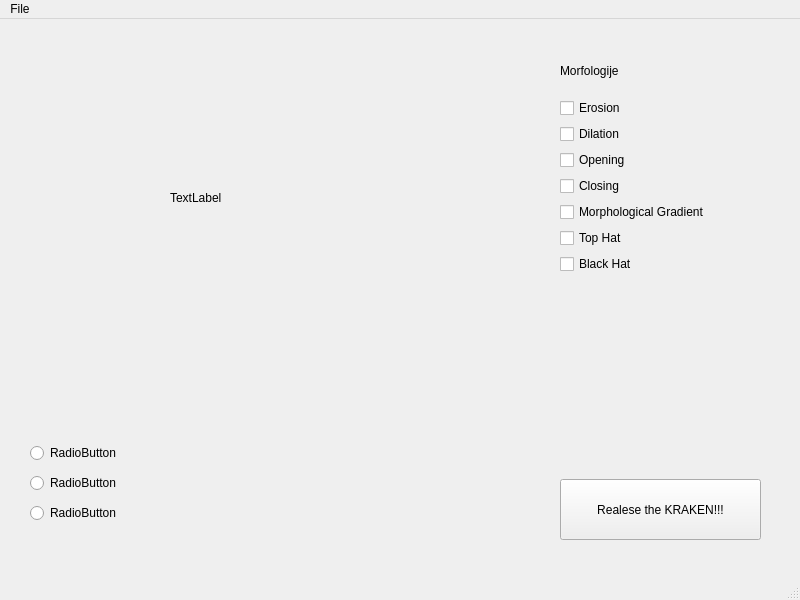
<?xml version="1.0" encoding="UTF-8"?>
<ui version="4.0">
 <class>VizijaProjekat</class>
 <widget class="QMainWindow" name="VizijaProjekat">
  <property name="geometry">
   <rect>
    <x>0</x>
    <y>0</y>
    <width>800</width>
    <height>600</height>
   </rect>
  </property>
  <property name="windowTitle">
   <string>MainWindow</string>
  </property>
  <widget class="QWidget" name="centralwidget">
   <widget class="QPushButton" name="pushButton">
    <property name="geometry">
     <rect>
      <x>560</x>
      <y>460</y>
      <width>201</width>
      <height>61</height>
     </rect>
    </property>
    <property name="text">
     <string>Realese the KRAKEN!!!</string>
    </property>
   </widget>
   <widget class="QLabel" name="label_2">
    <property name="geometry">
     <rect>
      <x>170</x>
      <y>170</y>
      <width>68</width>
      <height>17</height>
     </rect>
    </property>
    <property name="text">
     <string>TextLabel</string>
    </property>
   </widget>
   <widget class="QWidget" name="">
    <property name="geometry">
     <rect>
      <x>30</x>
      <y>420</y>
      <width>119</width>
      <height>88</height>
     </rect>
    </property>
    <layout class="QVBoxLayout" name="verticalLayout_4">
     <item>
      <layout class="QVBoxLayout" name="verticalLayout_2"/>
     </item>
     <item>
      <widget class="QRadioButton" name="radioButton">
       <property name="text">
        <string>RadioButton</string>
       </property>
       <attribute name="buttonGroup">
        <string notr="true">buttonGroup</string>
       </attribute>
      </widget>
     </item>
     <item>
      <widget class="QRadioButton" name="radioButton_2">
       <property name="text">
        <string>RadioButton</string>
       </property>
       <attribute name="buttonGroup">
        <string notr="true">buttonGroup</string>
       </attribute>
      </widget>
     </item>
     <item>
      <widget class="QRadioButton" name="radioButton_3">
       <property name="text">
        <string>RadioButton</string>
       </property>
       <attribute name="buttonGroup">
        <string notr="true">buttonGroup</string>
       </attribute>
      </widget>
     </item>
    </layout>
   </widget>
   <widget class="QWidget" name="">
    <property name="geometry">
     <rect>
      <x>560</x>
      <y>30</y>
      <width>196</width>
      <height>225</height>
     </rect>
    </property>
    <layout class="QVBoxLayout" name="verticalLayout_5">
     <item>
      <widget class="QLabel" name="label">
       <property name="text">
        <string>Morfologije</string>
       </property>
      </widget>
     </item>
     <item>
      <layout class="QVBoxLayout" name="verticalLayout_3">
       <item>
        <layout class="QVBoxLayout" name="verticalLayout"/>
       </item>
       <item>
        <widget class="QCheckBox" name="checkBox">
         <property name="text">
          <string>Erosion</string>
         </property>
         <attribute name="buttonGroup">
          <string notr="true">buttonGroup_2</string>
         </attribute>
        </widget>
       </item>
       <item>
        <widget class="QCheckBox" name="checkBox_2">
         <property name="text">
          <string>Dilation</string>
         </property>
         <attribute name="buttonGroup">
          <string notr="true">buttonGroup_2</string>
         </attribute>
        </widget>
       </item>
       <item>
        <widget class="QCheckBox" name="checkBox_3">
         <property name="text">
          <string>Opening</string>
         </property>
         <attribute name="buttonGroup">
          <string notr="true">buttonGroup_2</string>
         </attribute>
        </widget>
       </item>
       <item>
        <widget class="QCheckBox" name="checkBox_4">
         <property name="text">
          <string>Closing</string>
         </property>
         <attribute name="buttonGroup">
          <string notr="true">buttonGroup_2</string>
         </attribute>
        </widget>
       </item>
       <item>
        <widget class="QCheckBox" name="checkBox_6">
         <property name="text">
          <string>Morphological Gradient</string>
         </property>
         <attribute name="buttonGroup">
          <string notr="true">buttonGroup_2</string>
         </attribute>
        </widget>
       </item>
       <item>
        <widget class="QCheckBox" name="checkBox_8">
         <property name="text">
          <string>Top Hat</string>
         </property>
         <attribute name="buttonGroup">
          <string notr="true">buttonGroup_2</string>
         </attribute>
        </widget>
       </item>
       <item>
        <widget class="QCheckBox" name="checkBox_5">
         <property name="text">
          <string>Black Hat</string>
         </property>
         <attribute name="buttonGroup">
          <string notr="true">buttonGroup_2</string>
         </attribute>
        </widget>
       </item>
      </layout>
     </item>
    </layout>
   </widget>
   <zorder>checkBox</zorder>
   <zorder>checkBox_2</zorder>
   <zorder>checkBox_3</zorder>
   <zorder>checkBox_4</zorder>
   <zorder>checkBox_5</zorder>
   <zorder>checkBox_6</zorder>
   <zorder>checkBox_8</zorder>
   <zorder>pushButton</zorder>
   <zorder>radioButton</zorder>
   <zorder>radioButton_2</zorder>
   <zorder>radioButton_3</zorder>
   <zorder>verticalLayoutWidget</zorder>
   <zorder>verticalLayoutWidget_2</zorder>
   <zorder>checkBox_6</zorder>
   <zorder>label</zorder>
   <zorder>label_2</zorder>
  </widget>
  <widget class="QMenuBar" name="menubar">
   <property name="geometry">
    <rect>
     <x>0</x>
     <y>0</y>
     <width>800</width>
     <height>25</height>
    </rect>
   </property>
   <widget class="QMenu" name="menuFile">
    <property name="title">
     <string>File</string>
    </property>
    <addaction name="actionOpen"/>
    <addaction name="actionSave"/>
   </widget>
   <addaction name="menuFile"/>
  </widget>
  <widget class="QStatusBar" name="statusbar"/>
  <action name="actionOpen">
   <property name="text">
    <string>Open</string>
   </property>
  </action>
  <action name="actionSave">
   <property name="text">
    <string>Save</string>
   </property>
  </action>
 </widget>
 <tabstops>
  <tabstop>checkBox_2</tabstop>
  <tabstop>checkBox_3</tabstop>
  <tabstop>checkBox_4</tabstop>
  <tabstop>checkBox_6</tabstop>
  <tabstop>checkBox_8</tabstop>
  <tabstop>checkBox_5</tabstop>
  <tabstop>radioButton</tabstop>
  <tabstop>radioButton_2</tabstop>
  <tabstop>radioButton_3</tabstop>
  <tabstop>pushButton</tabstop>
  <tabstop>checkBox</tabstop>
 </tabstops>
 <resources/>
 <connections>
  <connection>
   <sender>pushButton</sender>
   <signal>clicked()</signal>
   <receiver>pushButton</receiver>
   <slot>click()</slot>
   <hints>
    <hint type="sourcelabel">
     <x>644</x>
     <y>505</y>
    </hint>
    <hint type="destinationlabel">
     <x>596</x>
     <y>499</y>
    </hint>
   </hints>
  </connection>
 </connections>
 <buttongroups>
  <buttongroup name="buttonGroup"/>
  <buttongroup name="buttonGroup_2"/>
 </buttongroups>
</ui>
